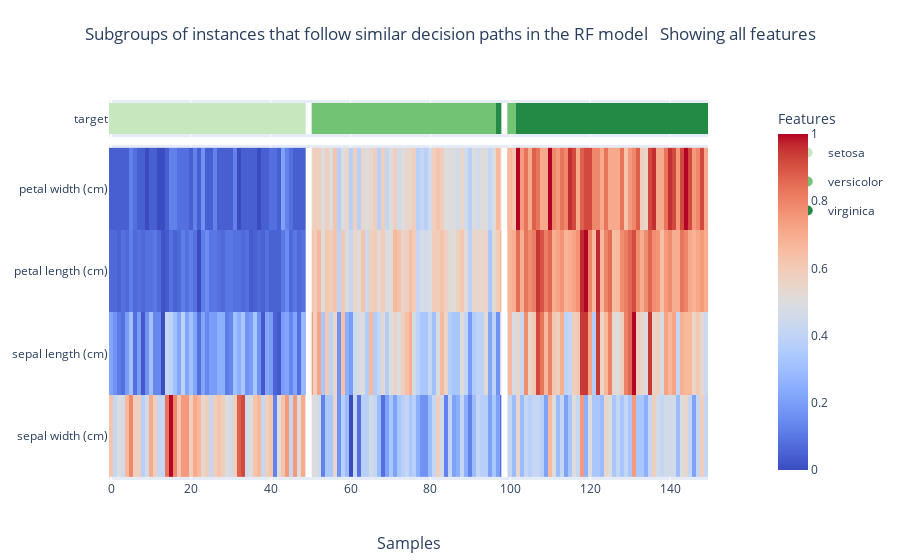

Source (notebook cell):
### Code cell
plot_forest_guided_decision_paths(
    data_clustering=feature_importance.data_clustering,
    model_type=fgc.model_type,
    distributions=False,
    heatmap_type="interactive"
)

### Figure 1 — Plotly figure (JSON) as saved in the notebook; plotly's stock layout.template omitted (floating-point values rounded to 4 significant figures; data arrays with more than 128 entries replaced by an {"elided": "..."} marker saying what was removed)
{"data": [{"colorscale": [[0, "rgb(198,232,191)"], [0.5, "rgb(115,195,117)"], [1, "rgb(34,138,68)"]], "showscale": false, "type": "heatmap", "xaxis": "x", "y": ["target"], "yaxis": "y", "z": {"elided": "1x150 int values"}}, {"colorbar": {"title": {"text": "Features"}, "x": 1.1}, "colorscale": {"elided": "255x2 mixed values"}, "showscale": true, "type": "heatmap", "xaxis": "x2", "y": ["sepal width (cm)", "sepal length (cm)", "petal length (cm)", "petal width (cm)"], "yaxis": "y2", "z": {"elided": "4x150 float values"}}, {"legendgroup": "setosa", "marker": {"color": "rgb(198,232,191)", "size": 10}, "mode": "markers", "name": "setosa", "showlegend": true, "type": "scatter", "x": [null], "y": [null]}, {"legendgroup": "versicolor", "marker": {"color": "rgb(115,195,117)", "size": 10}, "mode": "markers", "name": "versicolor", "showlegend": true, "type": "scatter", "x": [null], "y": [null]}, {"legendgroup": "virginica", "marker": {"color": "rgb(34,138,68)", "size": 10}, "mode": "markers", "name": "virginica", "showlegend": true, "type": "scatter", "x": [null], "y": [null]}], "layout": {"annotations": [{"font": {"size": 16}, "showarrow": false, "text": "Samples", "x": 0.5, "xref": "paper", "y": -0.2, "yref": "paper"}], "legend": {"x": 1.3, "xanchor": "right", "y": 0.9, "yanchor": "top"}, "shapes": [{"line": {"color": "white", "width": 6}, "type": "line", "x0": 49.5, "x1": 49.5, "xref": "x", "y0": -0.5, "y1": 0.5, "yref": "y"}, {"line": {"color": "white", "width": 6}, "type": "line", "x0": 98.5, "x1": 98.5, "xref": "x", "y0": -0.5, "y1": 0.5, "yref": "y"}, {"line": {"color": "white", "width": 6}, "type": "line", "x0": 49.5, "x1": 49.5, "xref": "x2", "y0": -0.5, "y1": 3.5, "yref": "y2"}, {"line": {"color": "white", "width": 6}, "type": "line", "x0": 98.5, "x1": 98.5, "xref": "x2", "y0": -0.5, "y1": 3.5, "yref": "y2"}], "title": {"text": "Subgroups of instances that follow similar decision paths in the RF model \n Showing all features", "x": 0.5, "xanchor": "center", "y": 0.95, "yanchor": "top"}, "xaxis": {"anchor": "y", "domain": [0, 1], "matches": "x2", "showticklabels": false}, "xaxis2": {"anchor": "y2", "domain": [0, 1]}, "yaxis": {"anchor": "x", "domain": [0.902, 1]}, "yaxis2": {"anchor": "x2", "domain": [0, 0.882]}}}
